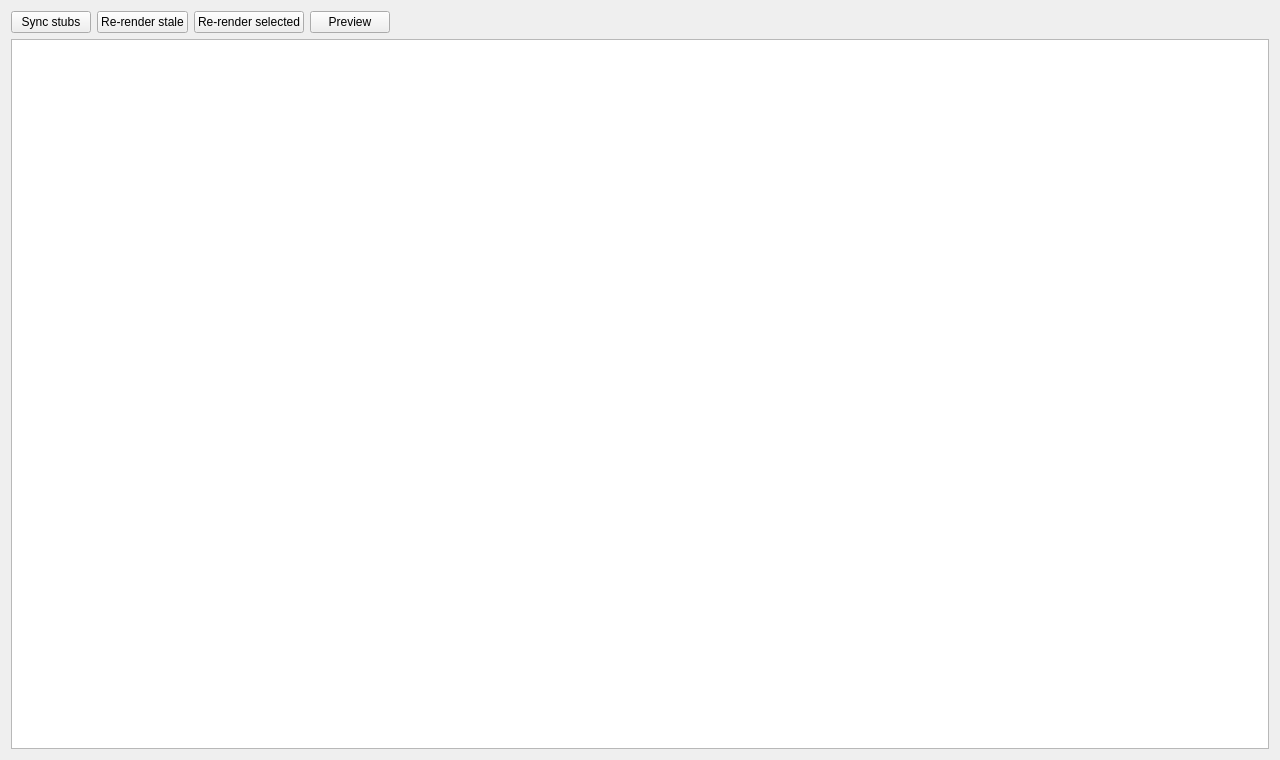
<?xml version="1.0" encoding="UTF-8"?>
<ui version="4.0">
 <class>PaneGeneratedPages</class>
 <widget class="QWidget" name="PaneGeneratedPages">
  <property name="geometry">
   <rect>
    <x>0</x>
    <y>0</y>
    <width>1280</width>
    <height>760</height>
   </rect>
  </property>
  <property name="windowTitle">
   <string>Form</string>
  </property>
  <layout class="QVBoxLayout" name="verticalLayout">
   <item>
    <layout class="QHBoxLayout" name="horizontalLayout">
     <item>
      <widget class="QPushButton" name="buttonSyncStubs">
       <property name="toolTip">
        <string>Create stub hub pages for any categories not yet covered. Use after importing new categories or topics.</string>
       </property>
       <property name="text">
        <string>Sync stubs</string>
       </property>
      </widget>
     </item>
     <item>
      <widget class="QPushButton" name="buttonReRenderStale">
       <property name="toolTip">
        <string>Re-render all hub pages currently marked as stale. Use after editing templates, common blocs, or translations.</string>
       </property>
       <property name="text">
        <string>Re-render stale</string>
       </property>
      </widget>
     </item>
     <item>
      <widget class="QPushButton" name="buttonReRenderSelected">
       <property name="toolTip">
        <string>Force re-render of the selected pages even if not stale. Use after directly editing a specific page's content or settings.</string>
       </property>
       <property name="text">
        <string>Re-render selected</string>
       </property>
      </widget>
     </item>
     <item>
      <widget class="QPushButton" name="buttonPreview">
       <property name="toolTip">
        <string>Preview the selected page in a dialog. Use after re-rendering to verify the result.</string>
       </property>
       <property name="text">
        <string>Preview</string>
       </property>
      </widget>
     </item>
     <item>
      <spacer name="horizontalSpacer">
       <property name="orientation">
        <enum>Qt::Orientation::Horizontal</enum>
       </property>
       <property name="sizeHint" stdset="0">
        <size>
         <width>40</width>
         <height>20</height>
        </size>
       </property>
      </spacer>
     </item>
    </layout>
   </item>
   <item>
    <widget class="QTableView" name="tableViewPages">
     <property name="selectionMode">
      <enum>QAbstractItemView::SelectionMode::ExtendedSelection</enum>
     </property>
     <property name="selectionBehavior">
      <enum>QAbstractItemView::SelectionBehavior::SelectRows</enum>
     </property>
     <property name="editTriggers">
      <set>QAbstractItemView::EditTrigger::NoEditTriggers</set>
     </property>
     <attribute name="horizontalHeaderStretchLastSection">
      <bool>true</bool>
     </attribute>
    </widget>
   </item>
  </layout>
 </widget>
 <resources/>
 <connections/>
</ui>
